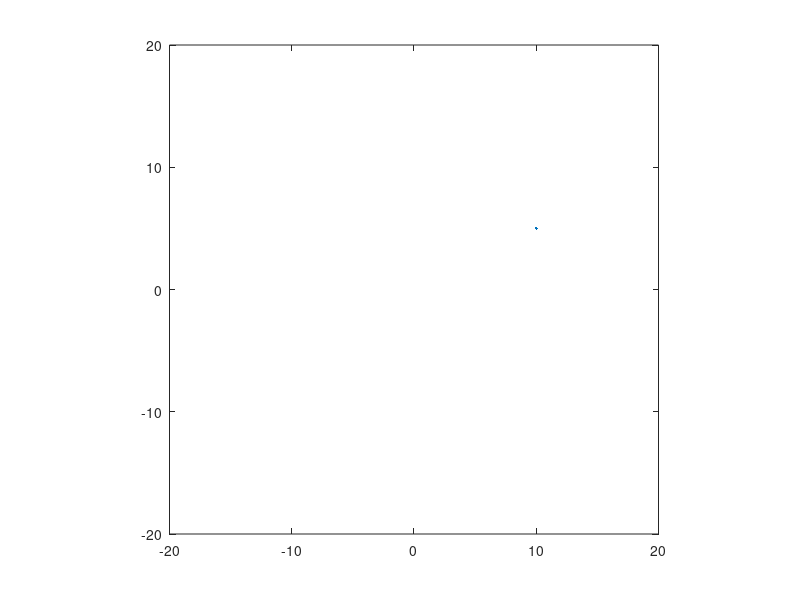

Here is the MATLAB script that generated this plot: (Note: this script raises an error after producing the figure.)
%%%     Script di utilizzo

clear, clc

global toll;
global time_out;
global time;
global xmax;
global ymax;
%global idy;
global goal;
time=0.3;
toll=0.1;
time_out=0.0001;
%idy=0;

%   input delle specifiche per la simulazione
%x0=0;%input('centre x0:');
%y0=0;%input('centre y0:');
r=10;%input('raggio simulazione:');
n=input('numero di agenti:');
R=1;%input('raggio agenti:');

%   limiti degli assi
xmax=-r-10;
ymax=r+10;
plot(r,n);
axis('equal');
axis([xmax ymax xmax ymax]);
set(gcf, 'units','normalized','outerposition',[0 0 1 1]);

 disp('acquisizione delle coordinate per n');
for x=1:n
        agents=Agent(0,[0,0],[0,0],[0,0],[0,0],R,[0,0],[0,0],[0,0],n);
end

for j=1:length(agents)
            [x,y]=ginput(2);
            agents(j).Identity=j; 
            P=[x,y];
            hold on
            plot(x,y,'bo')
            axis('equal');
            axis([xmax ymax xmax ymax]);
            agents(j).Position =P(1,:);
            agents(j).Target =P(2,:);
        
end
    close all

%{
for a=1:n
    agents=Agent([0,0],[0,0],[0,0],[0,0],[0,0],R,[0,0],[0,0],[0,0],n);
end
%}
%   setting della simulazione
%[start,goal]=set_SIM_ray;%(x0,y0,r,n);

%   setting delle specifiche a ogni agente
%for all=1:length(agents)
 %  agents(all).Identity=all;
  % agents(all).Position=start(all,:);
   %agents(all).Target=goal(all,:);
%end
%y_n =[];
% richiesta di raggi speciali



%   setting velocità e velocità preferita di ogni agente
for i=1:length(agents)
    agents(i).setVelocity;
    agents(i).setPrefSpeed;
end
goal=[];
for i=1:length(agents)
    goal=[goal;agents(i).Target];
end

track=input('Traccia Y/N:','s');
%%%---------------------------------------------------------------------%%%
%%%     ciclo di aggiornamento della simulazione
if track == 'Y'
    while(goalReached(agents,time,toll))
    %Grafico della simulazione con hold-on
    draw_position(agents,goal,time_out,xmax,ymax);
    end
else
    while(goalReached(agents,time,toll))
    %Grafico della simulazione
    draw_position(agents,P,time_out,xmax,ymax);
    clf
    end
end

disp('fine simulazione');
    
    % chiusura della finestra
    prompt = 'Close figure? Y/N: ';
    str = input(prompt,'s');
    if str=='Y'
        close all
        
    elseif isempty(str)
    str = 'Y';
        close all
        
    end 

